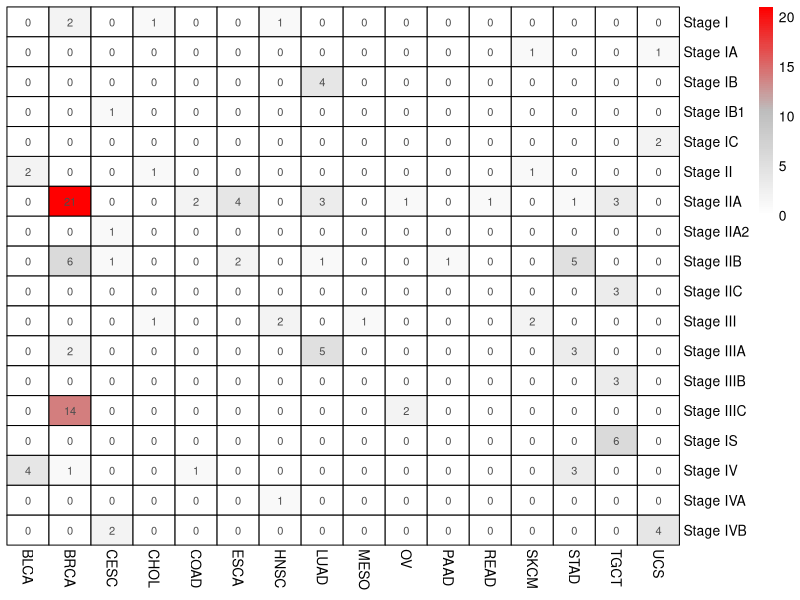
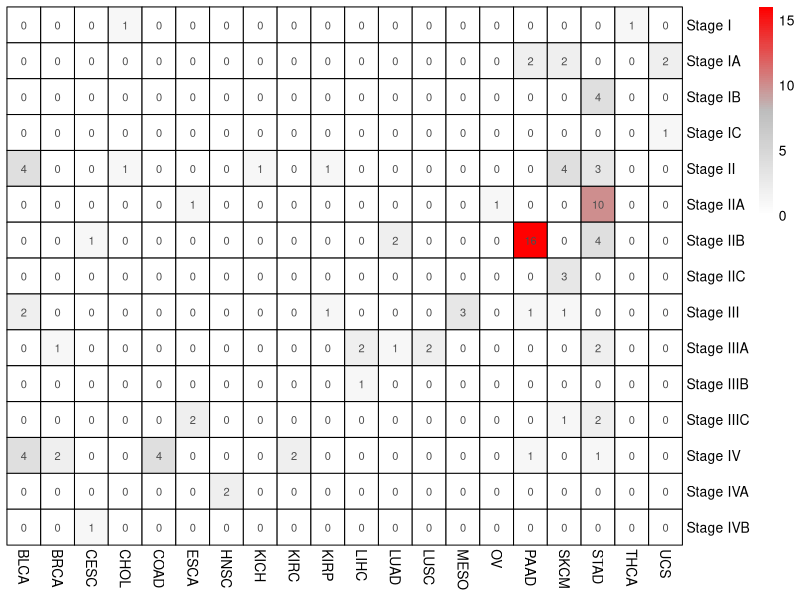

These charts were generated, in order, by the following R code:
##loading libraries
library(pheatmap)

##Group 1
group1 = read.csv("Group1.csv",sep=",",header=T,stringsAsFactors = F)
group1 = na.omit(group1)

g1=xtabs(Freq ~ Stage + Cancer, group1)
cols = colorRampPalette(c("white", "grey","red"))(100)
pheatmap(g1, display_numbers = T,cluster_rows = F,cluster_cols = F,color = cols,number_format= "%1.0f",border_color = "black")


##Group 2
group2 = read.csv("Group2.csv",sep=",",header=T,stringsAsFactors = F)
group2 = na.omit(group2)

g2=xtabs(Freq ~ Stage + Cancer, group2)
pheatmap(g2, display_numbers = T,cluster_rows = F,cluster_cols = F,color = cols,number_format= "%1.0f",border_color = "black")



